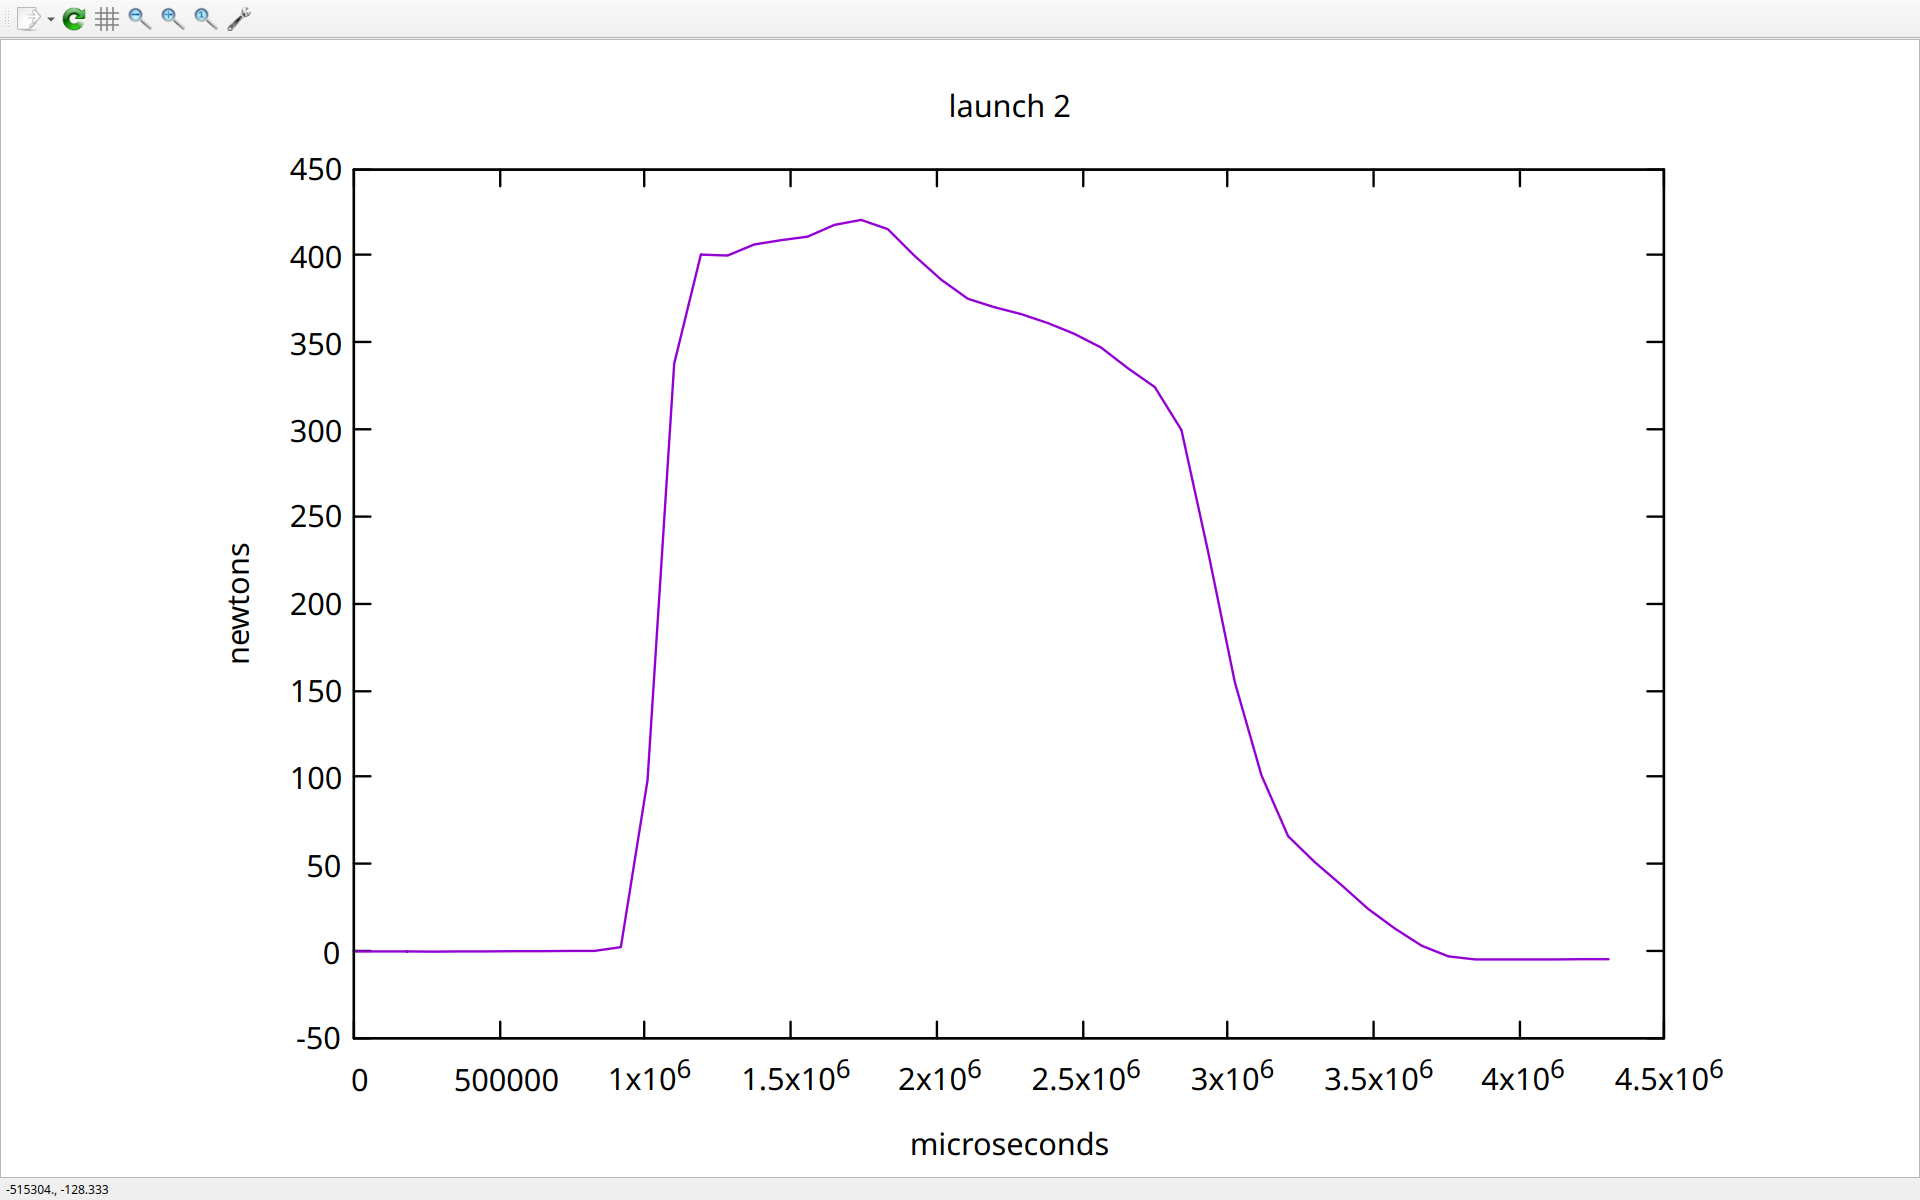

gnuplot code for this plot:
set title "launch 2"
set xlabel "microseconds"
set ylabel "newtons"
plot "launch2.txt" using 1:4 with lines title ""
